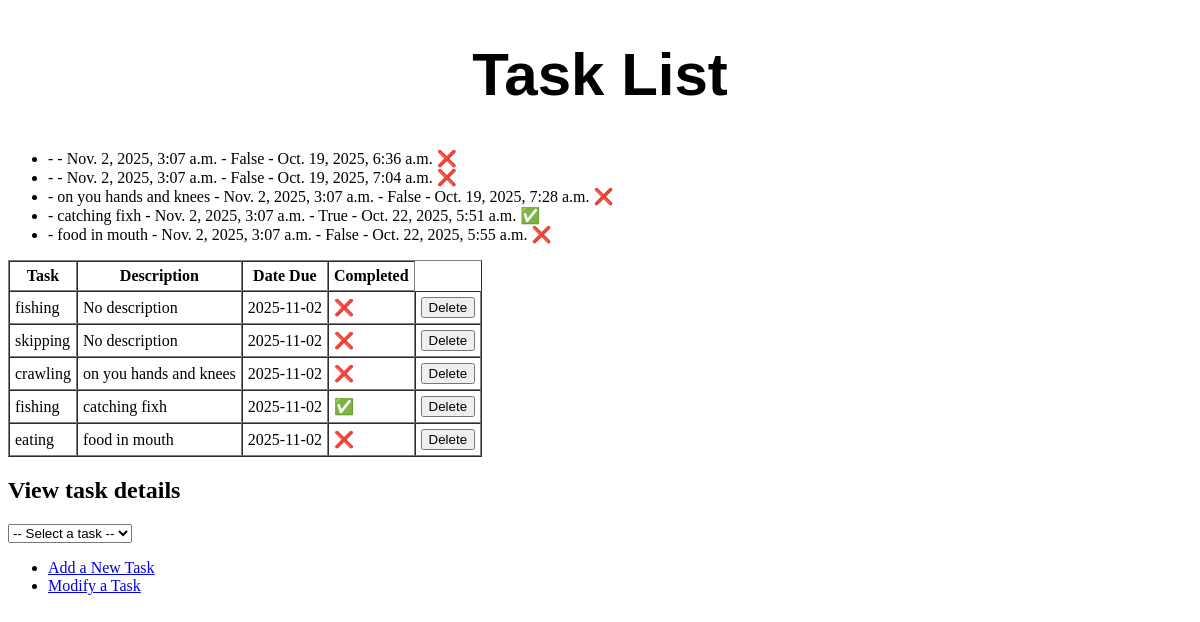
/tasks/, run on an earlier commit of the app's database.
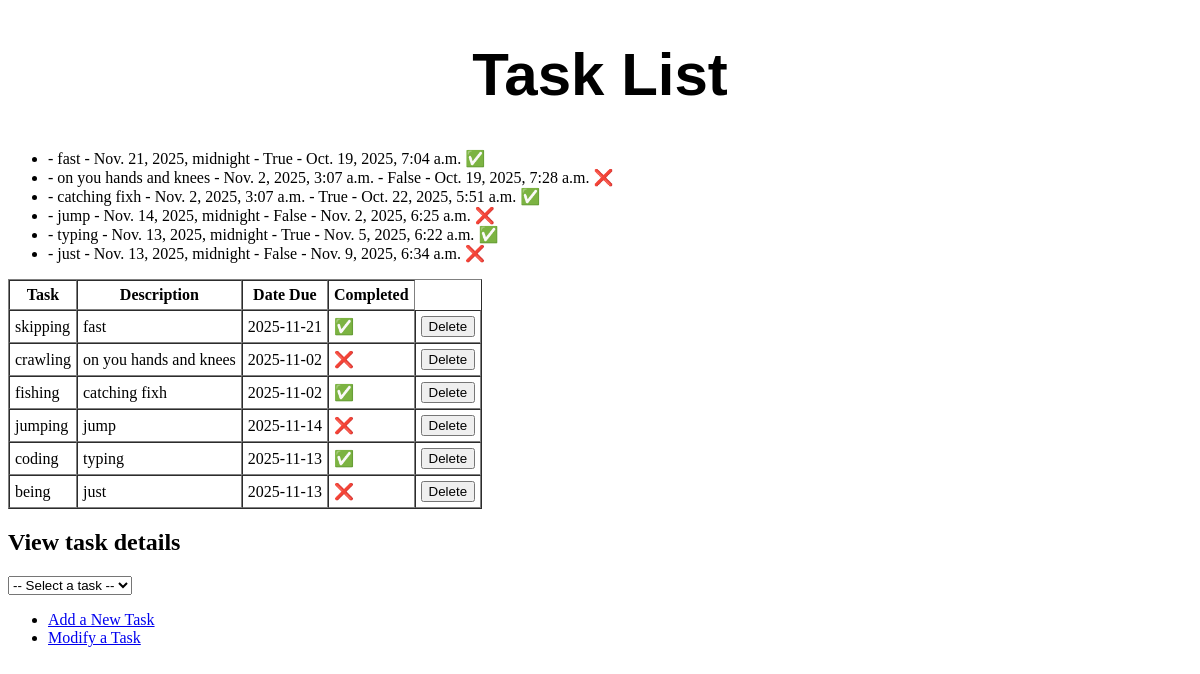
And on a later commit of the database.
### tasks/models.py (models this page shows, shortened)
class Task(models.Model):
    name = models.CharField(max_length=255, help_text="Enter the task name.")
    completed = models.BooleanField(default=False, help_text="Is the task completed?")
    description = models.TextField(blank=True, help_text="Enter the task description.")
    created_at = models.DateTimeField(auto_now_add=True, help_text="The time when the task was created.")
    updated_at = models.DateTimeField(auto_now=True, help_text="The time when the task was last updated.")
    due_date = models.DateTimeField(default=None, null=True, blank=True, help_text="The date when the task is due.")

### tasks/views.py (the view)
# urls.py: path("", views.index, name="index"),
def index(request):
    tasks = Task.objects.all()
    return render(request, "tasks/index.html", {
        "tasks": tasks  # Pass tasks to the template
    })

### tasks/templates/tasks/index.html (shortened to what this page needs)
{% extends "tasks/layout.html" %}
{% block content%}
<h1>Task List</h1>
   <ul>
       {% for task in tasks %}
            <li>
                <strong>{{ task.}}</strong> - {{ task.description}} - {{ task.due_date }} - {{ task.completed }} - {{ task.created_at }}
                {% if task.completed %} ✅ {% else %} ❌ {% endif %}
            </li>
       {% empty %}
           <li>No Tasks.</li>
       {% endfor %}
   </ul>
<table border="1" cellpadding="5" cellspacing="0">
    <thead>
        <tr>
            <th>Task</th>
            <th>Description</th>
            <th>Date Due</th>
            <th>Completed</th>
        </tr>
    </thead>
    <tbody>
        {% for task in tasks %}
            <tr id="task-{{ task.id }}">
                <td>{{ task.name }}</td>
                <td>{{ task.description|default:"No description" }}</td>
                <td>{{ task.due_date|date:"Y-m-d" }}</td>
                <td>
                    {% if task.completed %}
                        ✅
                    {% else %}
                        ❌
                    {% endif %}
                </td>
                <td>
                    <button class="delete-btn" data-task-id="{{ task.id }}" data-task-name="{{ task.name }}">Delete</button>                </td>
            </tr>
        {% empty %}
            <tr>
                <td colspan="3">No Tasks.</td>
            </tr>
        {% endfor %}
    </tbody>
</table>
<h2>View task details</h2>
<select id="taskDropdown">
    <option value=""> -- Select a task --</option>
</select>
<ul>
   <li> <a href="{% url 'tasks:add' %}">Add a New Task</a> </li>
   <li> <a href="{% url 'tasks:modify' %}">Modify a Task</a> </li>
</ul>
{% endblock %}

### tasks/templates/tasks/layout.html (shortened to what this page needs)
{% load static %}
<!DOCTYPE html>
<html lang="en">
<head>
    <link rel="stylesheet" href="{% static 'tasks/styles.css' %}">
</head>
<body>
    <main>
        {% block content %}
        {% endblock %}
    </main>
</body>
</html>

### tasks/static/tasks/styles.css (style rules this page uses)
h1 { font-family: sans-serif; font-size: 60px; text-align: center; }

What changed in the data, as far as the page shows it:
removed Task: due_date "Nov. 2, 2025, 3:07 a.m.", completed "False", created_at "Oct. 19, 2025, 6:36 a.m.", name "fishing", description "No description", due_date "2025-11-02"
removed Task: description "food in mouth", due_date "Nov. 2, 2025, 3:07 a.m.", completed "False", created_at "Oct. 22, 2025, 5:55 a.m.", name "eating", due_date "2025-11-02"
changed Task "skipping": description (not shown) → "fast"; due_date "Nov. 2, 2025, 3:07 a.m." → "Nov. 21, 2025, midnight"; completed "False" → "True"; description "No description" → "fast"; due_date "2025-11-02" → "2025-11-21"; completed "❌ ❌" → "✅ ✅"
added Task: description "jump", due_date "Nov. 14, 2025, midnight", completed "False", created_at "Nov. 2, 2025, 6:25 a.m.", name "jumping", due_date "2025-11-14"
added Task: description "typing", due_date "Nov. 13, 2025, midnight", completed "True", created_at "Nov. 5, 2025, 6:22 a.m.", name "coding", due_date "2025-11-13"
added Task: description "just", due_date "Nov. 13, 2025, midnight", completed "False", created_at "Nov. 9, 2025, 6:34 a.m.", name "being", due_date "2025-11-13"
